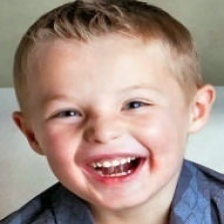
#> input picture train/autistic/0011.jpg, 224 x 224 px, found by its file name; its folder holds only this picture in this run
$ python trained.py
#> lines starting #> are read from the running program, lines starting #| are printed output that depends on the picture
import os
import cv2 as cv
import numpy as np

dir = r"E:\Degree_txt_books\SEM-6\project\train"
haar_dir = r"E:\Explore\OpenCV\haar_cascade.xml"
haar = cv.CascadeClassifier(haar_dir)
classes = sorted(os.listdir(dir))

features = []
labels = []

def create_training_data():
    for label, class_name in enumerate(classes):
        class_path = os.path.join(dir, class_name)

        for img_name in os.listdir(class_path):
            img_path = os.path.join(class_path, img_name)
            image = cv.imread(img_path)
#> image is the input picture: shape (224, 224, 3); mean B, G, R 135.3, 144.5, 165.9
            gray = cv.cvtColor(image, cv.COLOR_BGR2GRAY)
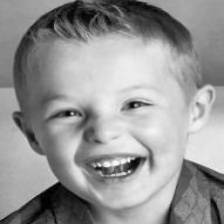
#> gray: shape (224, 224); min 0, max 251, mean 149.8
            faces = haar.detectMultiScale(gray, scaleFactor=1.05, minNeighbors=7, minSize=(80, 80))
#> faces = [[32, 47, 164, 164]]

            for (x, y, w, h) in faces:
                face_roi = gray[y:y+h, x:x+w]
                resized = cv.resize(face_roi, (150, 150))
                normalized = resized / 255.0
                features.append(normalized)
                labels.append(label)
#> this loop made 1 pass
#> pass 1, in create_training_data, `face_roi = gray[y:y+h, x:x+w]`:
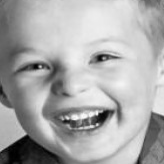
#> face_roi: shape (164, 164); min 0, max 251, mean 169.9
#> after the loop, features = 1 item; labels = [0]
#> pass 2 of the loop in create_training_data, `for label, class_name in enumerate(classes):`:
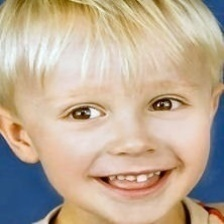
#> input picture train/non_autistic/0010.jpg, 224 x 224 px, found by its file name
#> in create_training_data, image is the input picture: shape (224, 224, 3); mean B, G, R 150.8, 171.5, 190
#> in create_training_data, `gray = cv.cvtColor(image, cv.COLOR_BGR2GRAY)`:
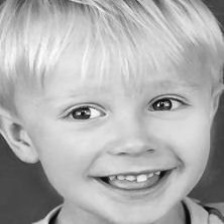
#> gray: shape (224, 224); min 7, max 252, mean 174.7
#> faces = [[34, 39, 178, 178]]
#> the loop in create_training_data, `for (x, y, w, h) in faces:` made 1 pass
#> pass 1, in create_training_data, `face_roi = gray[y:y+h, x:x+w]`:
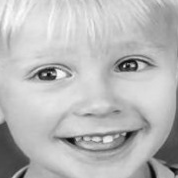
#> face_roi: shape (178, 178); min 8, max 252, mean 185.2
#> after the loop in create_training_data, `for (x, y, w, h) in faces:`: features = 2 items; labels = [0, 1]

create_training_data()

print("Training data created successfully.")
print("Total samples:", len(features))
#| Total samples: 2

features = np.array(features, dtype="float32")
labels = np.array(labels)

recog = cv.face.LBPHFaceRecognizer_create()
recog.train(features, labels)
recog.save(r"autism_Recognizer.yml")
